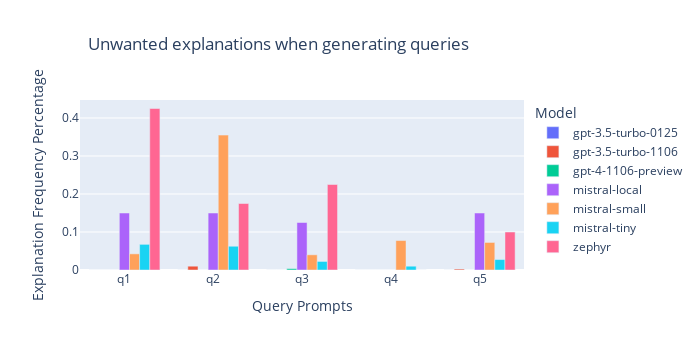

The notebook cell this image was saved under:
### Code cell
melted_df = pd.melt(seed_df, id_vars=['model'], value_vars=['q1_answer_explanation', 'q2_answer_explanation', 'q3_answer_explanation', 'q4_answer_explanation', 'q5_answer_explanation'],
                    var_name='query', value_name='operator')

# Group by 'model' and sum the answers for each question
summed_df = melted_df.groupby(['model', 'query']).sum().reset_index()
summed_df['count'] = melted_df.groupby(['model', 'query']).count().reset_index()['operator']
summed_df['operator']  = summed_df['operator']/summed_df['count']



summed_df['query'] = summed_df['query'].apply(lambda x: x.rstrip("_answer_explanation"))
#custom_labels = {'q1_answer_explanation': 'q1', 'q2_answer_explanation': 'q2', 'q3_answer_explanation': 'q3', 'q4_answer_explanation': 'q4', 'q5_answer_explanation': 'q5', 'guided_query_explanation': 'guided query'}
#custom_labels = ['q1','q2','q3','q4','q5','guided_query']

fig = px.bar(summed_df, x='query', y='operator', color='model',
             title='Unwanted explanations when generating queries',
             labels={'query': 'Query Prompts', 'operator': 'Explanation Frequency Percentage', 'model': 'Model'},
     )

# Customize layout if needed
fig.update_layout(barmode='group', xaxis={'type': 'category'}, width=700, height=350, title_x=0.125)

# Show the plot
fig.show()

### Figure 1 — Plotly figure (JSON) as saved in the notebook; plotly's stock layout.template omitted (floating-point values rounded to 4 significant figures)
{"data": [{"alignmentgroup": "True", "hovertemplate": "Model=gpt-3.5-turbo-0125<br>Query Prompts=%{x}<br>Explanation Frequency Percentage=%{y}<extra></extra>", "legendgroup": "gpt-3.5-turbo-0125", "marker": {"color": "#636efa", "pattern": {"shape": ""}}, "name": "gpt-3.5-turbo-0125", "offsetgroup": "gpt-3.5-turbo-0125", "orientation": "v", "showlegend": true, "textposition": "auto", "type": "bar", "x": ["q1", "q2", "q3", "q4", "q5"], "xaxis": "x", "y": [0, 0, 0, 0, 0], "yaxis": "y"}, {"alignmentgroup": "True", "hovertemplate": "Model=gpt-3.5-turbo-1106<br>Query Prompts=%{x}<br>Explanation Frequency Percentage=%{y}<extra></extra>", "legendgroup": "gpt-3.5-turbo-1106", "marker": {"color": "#EF553B", "pattern": {"shape": ""}}, "name": "gpt-3.5-turbo-1106", "offsetgroup": "gpt-3.5-turbo-1106", "orientation": "v", "showlegend": true, "textposition": "auto", "type": "bar", "x": ["q1", "q2", "q3", "q4", "q5"], "xaxis": "x", "y": [0, 0.01, 0, 0, 0.0025], "yaxis": "y"}, {"alignmentgroup": "True", "hovertemplate": "Model=gpt-4-1106-preview<br>Query Prompts=%{x}<br>Explanation Frequency Percentage=%{y}<extra></extra>", "legendgroup": "gpt-4-1106-preview", "marker": {"color": "#00cc96", "pattern": {"shape": ""}}, "name": "gpt-4-1106-preview", "offsetgroup": "gpt-4-1106-preview", "orientation": "v", "showlegend": true, "textposition": "auto", "type": "bar", "x": ["q1", "q2", "q3", "q4", "q5"], "xaxis": "x", "y": [0, 0, 0.003571, 0, 0], "yaxis": "y"}, {"alignmentgroup": "True", "hovertemplate": "Model=mistral-local<br>Query Prompts=%{x}<br>Explanation Frequency Percentage=%{y}<extra></extra>", "legendgroup": "mistral-local", "marker": {"color": "#ab63fa", "pattern": {"shape": ""}}, "name": "mistral-local", "offsetgroup": "mistral-local", "orientation": "v", "showlegend": true, "textposition": "auto", "type": "bar", "x": ["q1", "q2", "q3", "q4", "q5"], "xaxis": "x", "y": [0.15, 0.15, 0.125, 0, 0.15], "yaxis": "y"}, {"alignmentgroup": "True", "hovertemplate": "Model=mistral-small<br>Query Prompts=%{x}<br>Explanation Frequency Percentage=%{y}<extra></extra>", "legendgroup": "mistral-small", "marker": {"color": "#FFA15A", "pattern": {"shape": ""}}, "name": "mistral-small", "offsetgroup": "mistral-small", "orientation": "v", "showlegend": true, "textposition": "auto", "type": "bar", "x": ["q1", "q2", "q3", "q4", "q5"], "xaxis": "x", "y": [0.0425, 0.355, 0.04, 0.0775, 0.0725], "yaxis": "y"}, {"alignmentgroup": "True", "hovertemplate": "Model=mistral-tiny<br>Query Prompts=%{x}<br>Explanation Frequency Percentage=%{y}<extra></extra>", "legendgroup": "mistral-tiny", "marker": {"color": "#19d3f3", "pattern": {"shape": ""}}, "name": "mistral-tiny", "offsetgroup": "mistral-tiny", "orientation": "v", "showlegend": true, "textposition": "auto", "type": "bar", "x": ["q1", "q2", "q3", "q4", "q5"], "xaxis": "x", "y": [0.0675, 0.0625, 0.0225, 0.01, 0.0275], "yaxis": "y"}, {"alignmentgroup": "True", "hovertemplate": "Model=zephyr<br>Query Prompts=%{x}<br>Explanation Frequency Percentage=%{y}<extra></extra>", "legendgroup": "zephyr", "marker": {"color": "#FF6692", "pattern": {"shape": ""}}, "name": "zephyr", "offsetgroup": "zephyr", "orientation": "v", "showlegend": true, "textposition": "auto", "type": "bar", "x": ["q1", "q2", "q3", "q4", "q5"], "xaxis": "x", "y": [0.425, 0.175, 0.225, 0, 0.1], "yaxis": "y"}], "layout": {"barmode": "group", "height": 350, "legend": {"title": {"text": "Model"}, "tracegroupgap": 0}, "title": {"text": "Unwanted explanations when generating queries", "x": 0.125}, "width": 700, "xaxis": {"anchor": "y", "autorange": true, "domain": [0, 1], "range": [-0.5, 4.5], "title": {"text": "Query Prompts"}, "type": "category"}, "yaxis": {"anchor": "x", "autorange": true, "domain": [0, 1], "range": [0, 0.4474], "title": {"text": "Explanation Frequency Percentage"}, "type": "linear"}}}
